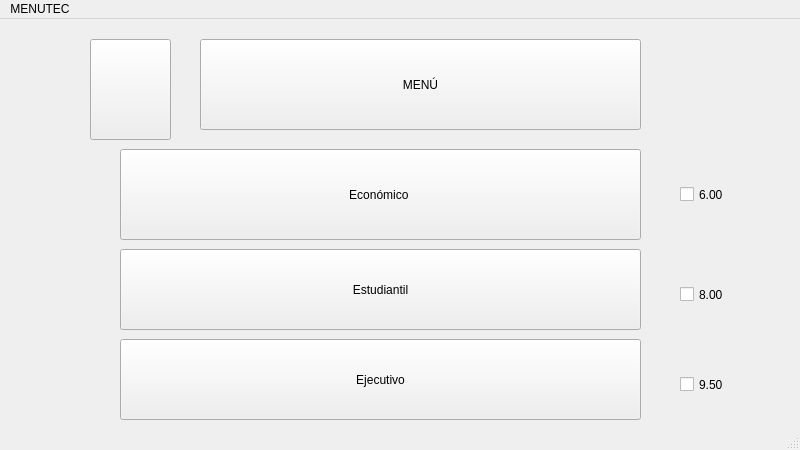
<?xml version="1.0" encoding="UTF-8"?>
<ui version="4.0">
 <class>segundaWindow</class>
 <widget class="QMainWindow" name="segundaWindow">
  <property name="geometry">
   <rect>
    <x>0</x>
    <y>0</y>
    <width>800</width>
    <height>450</height>
   </rect>
  </property>
  <property name="windowTitle">
   <string>MainWindow</string>
  </property>
  <widget class="QWidget" name="centralwidget">
   <widget class="QPushButton" name="btnMenu2">
    <property name="geometry">
     <rect>
      <x>200</x>
      <y>20</y>
      <width>441</width>
      <height>91</height>
     </rect>
    </property>
    <property name="text">
     <string>MENÚ</string>
    </property>
    <property name="icon">
     <iconset>
      <normaloff>UTEC.png</normaloff>UTEC.png</iconset>
    </property>
   </widget>
   <widget class="QPushButton" name="btnIzquierda2">
    <property name="geometry">
     <rect>
      <x>90</x>
      <y>20</y>
      <width>81</width>
      <height>101</height>
     </rect>
    </property>
    <property name="text">
     <string/>
    </property>
    <property name="icon">
     <iconset>
      <normaloff>flecha-hacia-la-izquierda-antes-de-icono-4330-128.png</normaloff>flecha-hacia-la-izquierda-antes-de-icono-4330-128.png</iconset>
    </property>
    <property name="iconSize">
     <size>
      <width>100</width>
      <height>100</height>
     </size>
    </property>
   </widget>
   <widget class="QPushButton" name="btnEconomico2">
    <property name="geometry">
     <rect>
      <x>120</x>
      <y>130</y>
      <width>521</width>
      <height>91</height>
     </rect>
    </property>
    <property name="text">
     <string>Económico </string>
    </property>
   </widget>
   <widget class="QPushButton" name="bntEstudiantil2">
    <property name="geometry">
     <rect>
      <x>120</x>
      <y>230</y>
      <width>521</width>
      <height>81</height>
     </rect>
    </property>
    <property name="text">
     <string>Estudiantil</string>
    </property>
   </widget>
   <widget class="QPushButton" name="btnEjecutivo2">
    <property name="geometry">
     <rect>
      <x>120</x>
      <y>320</y>
      <width>521</width>
      <height>81</height>
     </rect>
    </property>
    <property name="text">
     <string>Ejecutivo</string>
    </property>
   </widget>
   <widget class="QCheckBox" name="checkBox">
    <property name="enabled">
     <bool>true</bool>
    </property>
    <property name="geometry">
     <rect>
      <x>680</x>
      <y>140</y>
      <width>101</width>
      <height>71</height>
     </rect>
    </property>
    <property name="text">
     <string>6.00</string>
    </property>
   </widget>
   <widget class="QCheckBox" name="checkBox_2">
    <property name="geometry">
     <rect>
      <x>680</x>
      <y>240</y>
      <width>111</width>
      <height>71</height>
     </rect>
    </property>
    <property name="text">
     <string>8.00</string>
    </property>
   </widget>
   <widget class="QCheckBox" name="checkBox_3">
    <property name="geometry">
     <rect>
      <x>680</x>
      <y>330</y>
      <width>111</width>
      <height>71</height>
     </rect>
    </property>
    <property name="text">
     <string>9.50</string>
    </property>
    <property name="checkable">
     <bool>false</bool>
    </property>
    <property name="tristate">
     <bool>false</bool>
    </property>
   </widget>
  </widget>
  <widget class="QMenuBar" name="menubar">
   <property name="geometry">
    <rect>
     <x>0</x>
     <y>0</y>
     <width>800</width>
     <height>25</height>
    </rect>
   </property>
   <widget class="QMenu" name="menuMENUTEC">
    <property name="title">
     <string>MENUTEC</string>
    </property>
   </widget>
   <addaction name="menuMENUTEC"/>
  </widget>
  <widget class="QStatusBar" name="statusbar"/>
 </widget>
 <resources/>
 <connections/>
</ui>
